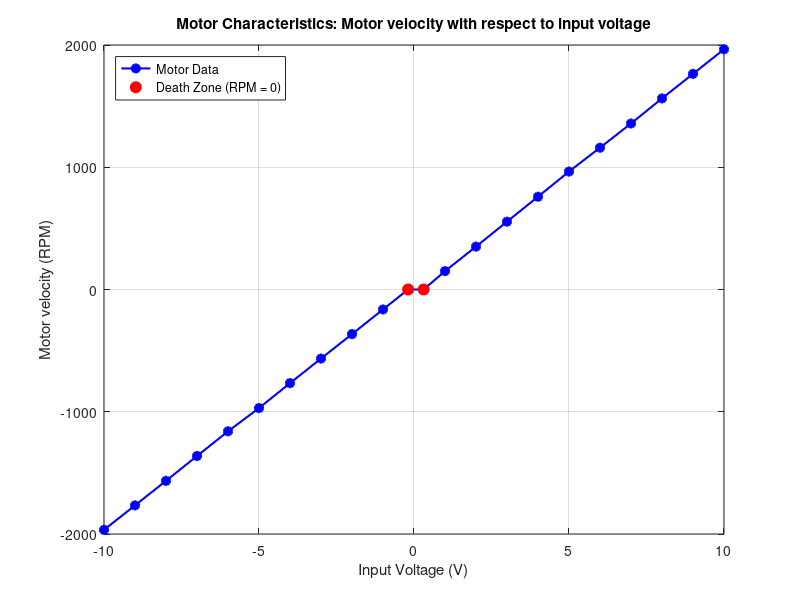
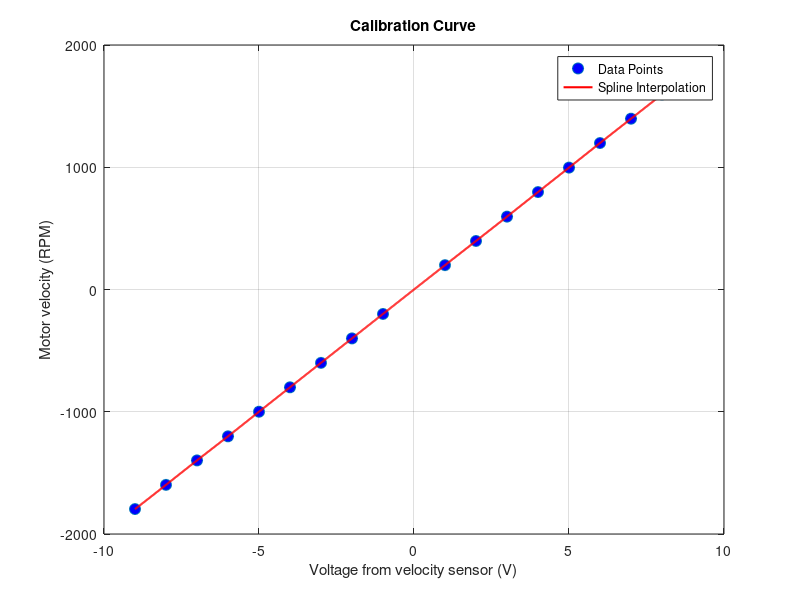

These figures' MATLAB source, in order: (Note: this script raises an error after producing the figures.)
%% Lab1 

% Data for Vin and RPM
vin = [1, 2, 3, 4, 5, 6, 7, 8, 9, 10, -1, -2, -3, -4, -5, -6, -7, -8, -9, -10, 0.31, -0.19];
rpm = [150, 351, 555, 759, 965, 1160, 1358, 1563, 1764, 1965, ...
      -163, -365, -565, -766, -970, -1160, -1362, -1565, -1766, -1966, 0, 0];

% Sort data by Vin
[vin_sorted, sort_idx] = sort(vin);
rpm_sorted = rpm(sort_idx);

% Identify death zone (RPM = 0)
death_zone_idx = rpm_sorted == 0;
vin_death_zone = vin_sorted(death_zone_idx);
rpm_death_zone = rpm_sorted(death_zone_idx);

% Plot data
figure;
plot(vin_sorted, rpm_sorted, 'b-o', 'LineWidth', 1.5, 'MarkerFaceColor', 'blue'); % Blue line with markers
hold on;
plot(vin_death_zone, rpm_death_zone, 'ro', 'MarkerSize', 8, 'MarkerFaceColor', 'red'); % Highlight death zone
hold off;

% Add labels and title
xlabel('Input Voltage (V)');
ylabel('Motor velocity (RPM)');
title('Motor Characteristics: Motor velocity with respect to input voltage');
grid on;

% Add legend
legend('Motor Data', 'Death Zone (RPM = 0)', 'Location', 'NorthWest');

%% Lab 2

% Data
v = [-9 -8 -7 -6 -5 -4 -3 -2 -1 1 2 3 4 5 6 7 8 9];
rpm = [-1796 -1598 -1398 -1201 -1000 -800 -600 -400 -200 199 397 596 797 997 1198 1397 1596 1798];

% Generate 1000 points
v_fine = linspace(min(v), max(v), 1000);

% Perform spline interpolation
rpm_spline = spline(v, rpm, v_fine);

% Plot the calibration curve
figure;
plot(v, rpm, 'o', 'MarkerSize', 8, 'MarkerFaceColor', 'b'); % Original data points
hold on;
plot(v_fine, rpm_spline, 'r-', 'LineWidth', 1.5); % Interpolated curve
hold off;

% Add labels and title
xlabel('Voltage from velocity sensor (V)');
ylabel('Motor velocity (RPM)');
title('Calibration Curve');
legend('Data Points', 'Spline Interpolation', 'Location', 'Best');
grid on;


%% Lab 3-1

% Define file name
filename = 'data_motor_step_noclutch.txt';

% Read the data, skipping header lines that is 4 lines  in total
data1 = readtable(filename, 'FileType', 'text', 'HeaderLines', 4);

% Display the data
%disp(data);

% Extract variables from the table
t = data1.Time;
p = data1.position;
rpm = data1.speed;
gen = data1.Func_;

% Create a figure for the plots
figure;

% Plot position vs time
subplot(3, 1, 1); % Create a subplot with 3 rows, 1 column, position 1
plot(t, p, 'b', 'LineWidth', 1.5); % Blue line with line width 1.5
xlabel('Time (s)');
ylabel('Position');
title('Position with respect to Time');
grid on;

% Plot speed (RPM) vs time
subplot(3, 1, 2); % Subplot position 2
plot(t, rpm, 'r', 'LineWidth', 1.5); % Red line
xlabel('Time (s)');
ylabel('Speed (RPM)');
title('Speed with respect to Time');
grid on;

% Plot gen data vs time
subplot(3, 1, 3); % Subplot position 3
plot(t, gen, 'g', 'LineWidth', 1.5); % Green line
xlabel('Time (s)');
ylabel('Gen Data');
title('Gen Data with respect to Time');
grid on;

sgtitle('Lab3-1: Plots of Position, Speed, and Generator Data with respect to Time'); % Add a super title
%% Lab 3-2

% Define file name
filename = 'data_motor_step_clutch.txt';

% Read the data, skipping 4 header lines
data2 = readtable(filename, 'FileType', 'text', 'HeaderLines', 4);

% Extract variables from the table
t = data2.Time;       % Time data
p = data2.position;   % Position data
rpm = data2.speed;    % Speed data
gen = data2.Func_;    % Generator data but Matlab read Func_ and Gen_ as 2 different column so the data shift by 1 column

% Create a figure for the plots
figure;

% Plot position vs time
subplot(3, 1, 1); % Create a subplot with 3 rows, 1 column, position 1
plot(t, p, 'b', 'LineWidth', 1.5); % Blue line with line width 1.5
xlabel('Time (s)');
ylabel('Position');
title('Position with respect to Time');
grid on;

% Plot speed (RPM) vs time
subplot(3, 1, 2); % Subplot position 2
plot(t, rpm, 'r', 'LineWidth', 1.5); % Red line
xlabel('Time (s)');
ylabel('Speed (RPM)');
title('Speed with respect to Time');
grid on;

% Plot generator data vs time
subplot(3, 1, 3); % Subplot position 3
plot(t, gen, 'g', 'LineWidth', 1.5); % Green line
xlabel('Time (s)');
ylabel('Generator Data');
title('Generator Data with respect to Time');
grid on;

sgtitle('Lab 3-2: Plots of Position, Speed, and Generator Data with respect to Time'); % Add a super title


%% Lab 3-3
% Define file name
filename = 'data_motor_sine_load.txt';

% Read the data, skipping 4 header lines
data3 = readtable(filename, 'FileType', 'text', 'HeaderLines', 4);

% Extract variables from the table
t = data3.Time;       % Time data
p = data3.position;   % Position data
rpm = data3.speed;    % Speed data
gen = data3.Func_;    % Generator data
load = data3.Gen_;    % Load data but Matlab read Func_ and Gen_ as 2 different column so the data shift by 1 column

% Create a figure for the plots
figure;

% Plot position vs time
subplot(4, 1, 1); % Create a subplot with 4 rows, 1 column, position 1
plot(t, p, 'b', 'LineWidth', 1.5); % Blue line with line width 1.5
xlabel('Time (s)');
ylabel('Position');
title('Position with respect to Time');
grid on;

% Plot speed (RPM) vs time
subplot(4, 1, 2); % Subplot position 2
plot(t, rpm, 'r', 'LineWidth', 1.5); % Red line
xlabel('Time (s)');
ylabel('Speed (RPM)');
title('Speed with respect to Time');
grid on;

% Plot generator data vs time
subplot(4, 1, 3); % Subplot position 3
plot(t, gen, 'g', 'LineWidth', 1.5); % Green line
xlabel('Time (s)');
ylabel('Generator Data');
title('Generator Data with respect to Time');
grid on;

% Plot load data vs time
subplot(4, 1, 4); % Subplot position 4
plot(t, load, 'm', 'LineWidth', 1.5); % Magenta line
xlabel('Time (s)');
ylabel('Load');
title('Load with respect to Time');
grid on;

sgtitle('Lab 3-3: Plots of Position, Speed, Generator Data, and Load with respect to Time'); % Add a super title


